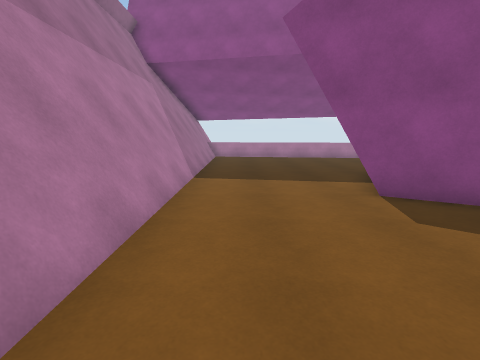
view 1 (above)

13 first-person views from a walk through a Unity game level. The camera is 1.5 m above the floor, tilts 10° down and sees 85° across. The floor is counted in squares, 1 m on a side. Each view is taken from the middle of a square. On the plan, view 1 faces up. The plan holds only what a view shows up to about 14 squares ahead; the rest is blank. The place goes on beyond the plan. Surface patterns are stand-ins for the level's own textures.

view 2
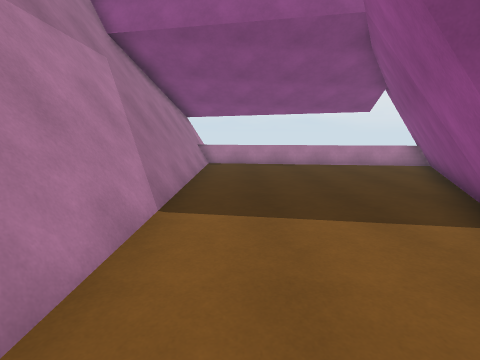

view 3
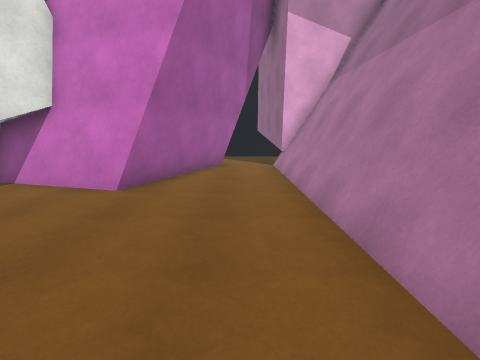

view 4
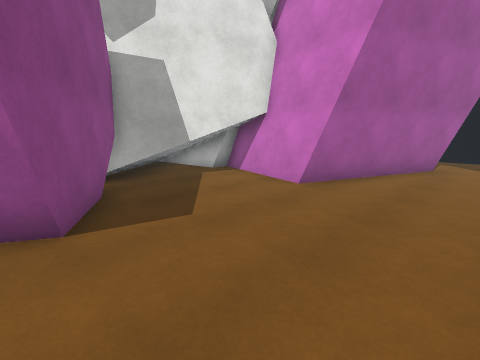

view 5
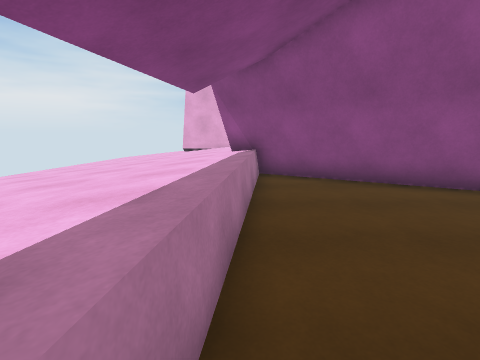

view 6
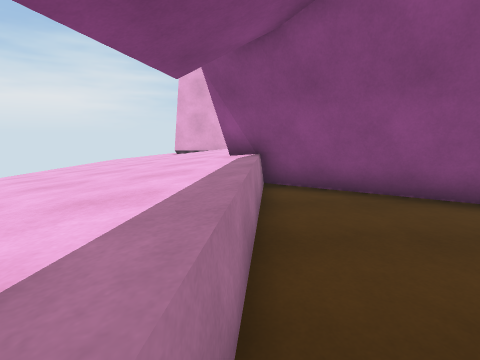

view 7
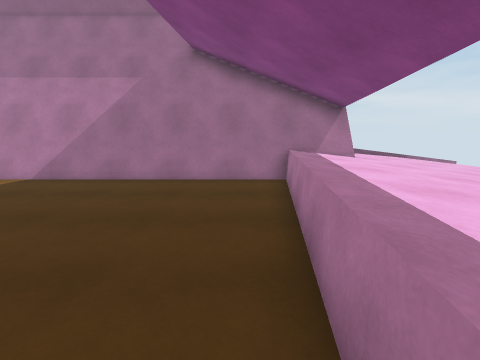

view 8
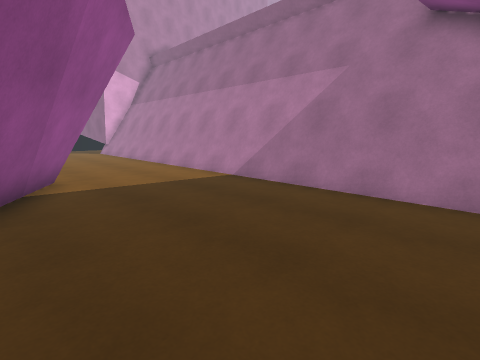

view 9
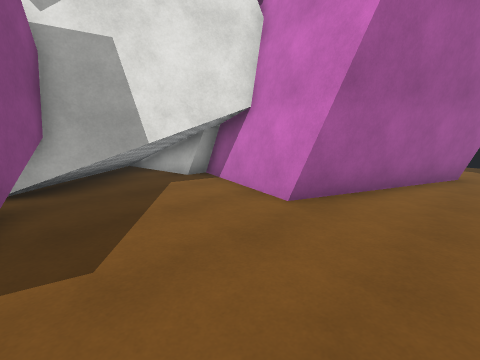

view 10
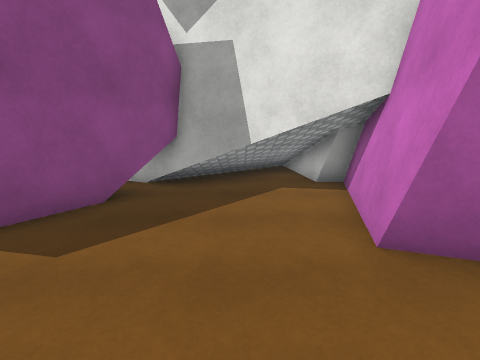

view 11
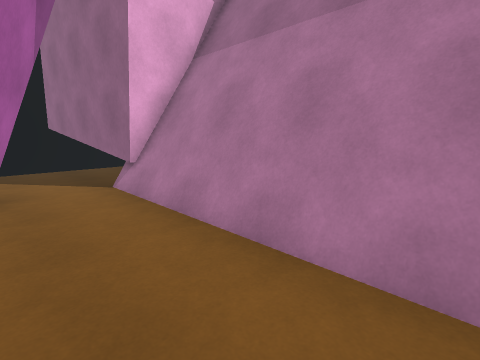

view 12
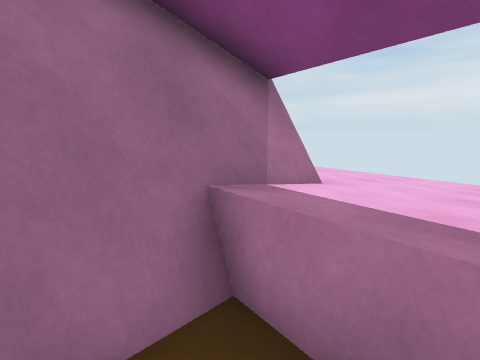

view 13
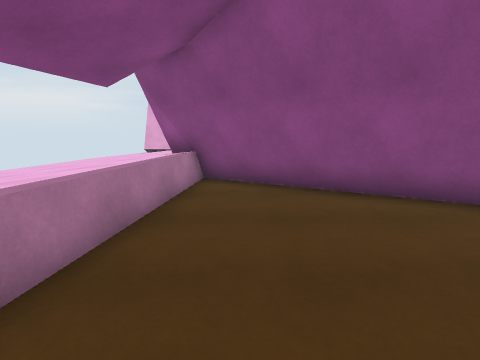

### Floor plan
Key: @ floor where view 1 was taken; # wall or solid block; . floor; ^ raised ledge.
Columns run from 3 left of view 1 to 14 right of it. Each row starts with its distance up from view 1.
 20 ^^^^^^^^^^^^^^^^^^
 19 ^^^^^^^^^^^^^^^^^^
 18 #^^^^^^^^^^^^^^^^^
 17 ##...^^^^^^^^
 16 ##.........##
 15 ##........##
 14 ##........##
 13 ##.......##
 12 ##.......##
 11 ##......##
 10 ##......##
  9 ##.....##
  8 ##....##
  7 ##....##
  6 ##.....###
  5 ##.......###
  4  #........##
  3  #........##
  2  #........#
  1  #........####
  0  #.@..##..#####
 -1  #....########
 -2  #...##   ##
 -3  #...#
 -4  #..##
 -5  #..#
 -6  #..#
 -7  #...
 -8  #...
 -9  #...
-10  #...
-11  #

Positions as (right, up) in squares from view 1, and headings:
1: (0, 0), facing up
2: (0, 4), facing up
3: (0, 7), facing down
4: (-1, 7), facing down-right
5: (-1, 17), facing right
6: (1, 17), facing right
7: (7, 16), facing left
8: (5, 16), facing down-left
9: (0, 5), facing down-right
10: (0, 2), facing right
11: (1, 2), facing down-left
12: (0, 16), facing up-left
13: (0, 15), facing right
